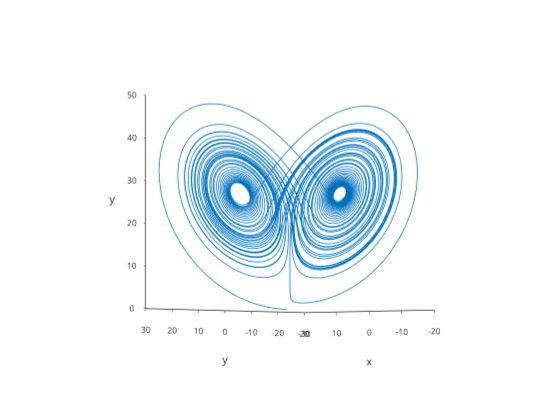

The cell this chart's notebook holds for it:
### Markdown cell above
Let's create the Lorenz63 problem and solve it using the default parameters and intial conditions:

### Code cell
% Create a problem object
problem = otp.lorenz63.presets.Canonical;

% Solve the problem
sol = problem.solve('RelTol', 1e-10);

% Plot the solution
problem.plotPhaseSpace(sol);

### Figure 1 — Plotly figure (JSON) as saved in the notebook; plotly's stock layout.template omitted (floating-point values rounded to 4 significant figures; data arrays with more than 128 entries replaced by an {"elided": "..."} marker saying what was removed)
{"data": [{"line": {"color": "rgb(0,113,188)", "dash": "solid", "width": 1.5}, "marker": {"color": "rgb(0,113,188)", "line": {"color": "rgb(0,113,188)"}, "size": 2, "symbol": "none"}, "mode": "lines", "name": "", "scene": "scene", "showlegend": false, "type": "scatter3d", "visibility": true, "x": {"elided": "4027 float values"}, "y": {"elided": "4027 float values"}, "z": {"elided": "4027 float values"}}], "layout": {"height": 420, "hovermode": "closest", "margin": {"b": 0, "l": 0, "r": 0, "t": 0}, "plot_bgcolor": "rgba(0, 0, 0, 0)", "scene": {"camera": {"up": {"x": -0.01562, "y": -0.01371, "z": 0.9998}, "center": {"x": 0, "y": 0, "z": 0}, "eye": {"x": 1.428, "y": -1.627, "z": -0.04865}, "projection": {"type": "orthographic"}}, "domain": {"x": [0.13, 0.905], "y": [0.11, 0.925]}, "xaxis": {"autorange": false, "exponentformat": "none", "gridcolor": "", "gridwidth": 1.5, "linecolor": "rgb(38,38,38)", "linewidth": 1.5, "mirror": false, "range": [20, -20], "showgrid": false, "showline": true, "side": "bottom", "spikedash": "solid", "spikemode": "across", "spikesides": false, "spikethickness": 1, "tickangle": 0, "tickcolor": "rgb(38,38,38)", "tickfont": {"color": "rgb(38,38,38)", "size": 10}, "ticklen": 3, "ticks": "outside", "ticktext": ["-20", "-10", "0", "10", "20"], "tickvals": [-20, -10, 0, 10, 20], "title": {"font": {"color": "rgb(38,38,38)", "size": 11}, "text": "x"}, "type": "linear", "visible": true, "zeroline": false}, "yaxis": {"autorange": false, "exponentformat": "none", "gridcolor": "", "gridwidth": 1.5, "linecolor": "rgb(38,38,38)", "linewidth": 1.5, "mirror": false, "range": [30, -30], "showgrid": false, "showline": true, "side": "left", "spikedash": "solid", "spikemode": "across", "spikesides": false, "spikethickness": 1, "tickangle": 0, "tickcolor": "rgb(38,38,38)", "tickfont": {"color": "rgb(38,38,38)", "size": 10}, "ticklen": 3, "ticks": "outside", "ticktext": ["-30", "-20", "-10", "0", "10", "20", "30"], "tickvals": [-30, -20, -10, 0, 10, 20, 30], "title": {"font": {"color": "rgb(38,38,38)", "size": 11}, "text": "y"}, "type": "linear", "visible": true, "zeroline": false}, "zaxis": {"autorange": false, "exponentformat": "none", "gridcolor": "", "gridwidth": 1.5, "linecolor": "rgb(38,38,38)", "linewidth": 1.5, "mirror": false, "range": [0, 50], "showgrid": false, "showline": true, "side": "none", "spikedash": "solid", "spikemode": "across", "spikesides": false, "spikethickness": 1, "tickangle": 0, "tickcolor": "rgb(38,38,38)", "tickfont": {"color": "rgb(38,38,38)", "size": 10}, "ticklen": 3, "ticks": "outside", "ticktext": ["0", "10", "20", "30", "40", "50"], "tickvals": [0, 10, 20, 30, 40, 50], "title": {"font": {"color": "rgb(38,38,38)", "size": 11}, "text": "y"}, "type": "linear", "visible": true, "zeroline": false}, "aspectratio": {"x": 1.011, "y": 1.406, "z": 1.246}, "aspectmode": "manual"}, "showlegend": false, "width": 560}}
